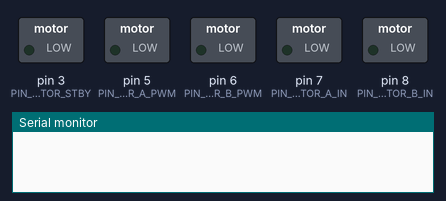
Recording of a sketch running on a simulated Arduino Uno, built with avr-gcc and run on an emulated ATmega328P. On the bench: switched loads named in the sketch (green lamp = pin HIGH), the last lines printed to the serial monitor.

Above: at 0.1 s.
At 2.1 s:
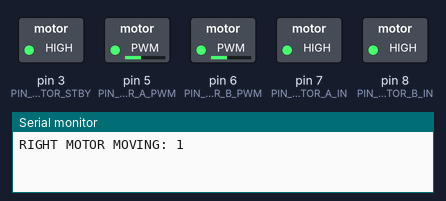
At 3.1 s:
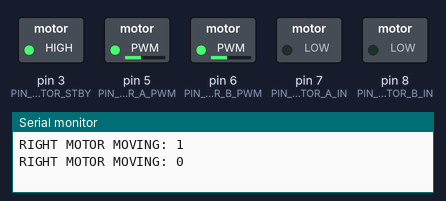
At 4.1 s:
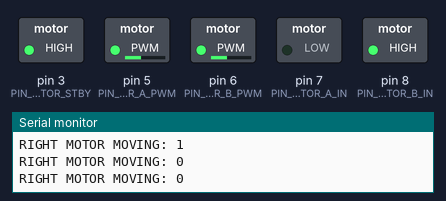
At 6.1 s:
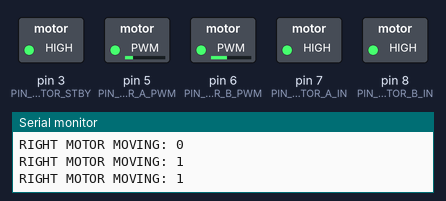
At 9.1 s:
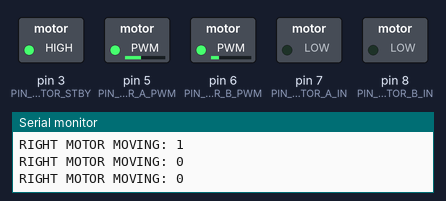
Timing chart, 0 to 11.5 s (numbered marks = the images above):
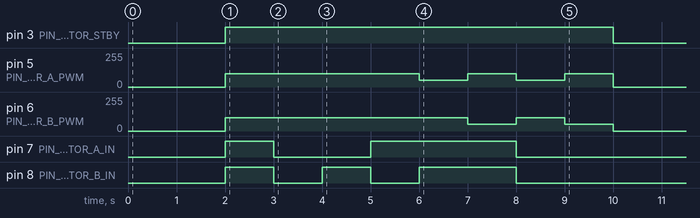

The sketch:

motor_test.ino
```cpp
/**
 * This sketch tests the movement of the robot in all 8 directions,
 * an example error direction (22), and stops the robot at the end.
 * It moves in each direction for 1 second.
 */

#include "devices.h"
#include <avr/wdt.h>

Motor motor;

void setup()
{
  Serial.begin(9600);

  motor.init();
  delay(2000);

  motor.move(FORWARDS, 100);
  delay(1000);
  motor.move(BACKWARDS, 100);
  delay(1000);
  motor.move(RIGHT, 100);
  delay(1000);
  motor.move(LEFT, 100);
  delay(1000);
  motor.move(FORWARDS_RIGHT, 100);
  delay(1000);
  motor.move(FORWARDS_LEFT, 100);
  delay(1000);
  motor.move(BACKWARDS_RIGHT, 100);
  delay(1000);
  motor.move(BACKWARDS_LEFT, 100);
  delay(1000);
  // Error direction
  motor.move(22, 100);
  delay(1000);
  motor.stop();
}

void loop()
{
  // put your main code here, to run repeatedly:
}
```

devices.cpp
```cpp
#include "devices.h"

// Change to 0 or comment this line out to switch off debug mode and hide Serial prints
// #define DEBUG_MODE 1

//////////////////////////////////////////////////////////////////////////////////////////////////////////
////////////////////////////////////////         MOTOR          //////////////////////////////////////////
//////////////////////////////////////////////////////////////////////////////////////////////////////////
void Motor::init() {
    pinMode(PIN_MOTOR_A_PWM, OUTPUT);
    pinMode(PIN_MOTOR_B_PWM, OUTPUT);
    pinMode(PIN_MOTOR_A_IN, OUTPUT);
    pinMode(PIN_MOTOR_B_IN, OUTPUT);
    pinMode(PIN_MOTOR_STBY, OUTPUT);
}

uint8_t Motor::normaliseSpeed(uint8_t speed) {
    speed = speed > MIN_SPEED ? speed : MIN_SPEED;
    speed = speed < MAX_SPEED ? speed : MAX_SPEED;
    return speed;
}

void Motor::rightMotor(uint8_t direction, uint8_t speed) {
    Serial.print("RIGHT MOTOR MOVING: ");
    Serial.println(direction);
    digitalWrite(PIN_MOTOR_A_IN, direction);
    analogWrite(PIN_MOTOR_A_PWM, speed);
}

void Motor::leftMotor(uint8_t direction, uint8_t speed) {
    digitalWrite(PIN_MOTOR_B_IN, direction);
    analogWrite(PIN_MOTOR_B_PWM, speed);
}

void Motor::move(Direction direction, uint8_t speed) {
    // Enable both motors
    digitalWrite(PIN_MOTOR_STBY, HIGH);

    // Clamp the speed between [MIN_SPEED, MAX_SPEED]
    speed = this->normaliseSpeed(speed);

#ifdef DEBUG_MODE
    Serial.print("NORMALISED SPEED=");
    Serial.println(speed);

    Serial.print("DIRECTION=");
    Serial.println(direction);
#endif

    switch (direction) {
        case FORWARDS:
            this->forwards(speed);
            break;
        case BACKWARDS:
            this->backwards(speed);
            break;
        case RIGHT:
            this->right(speed);
            break;
        case LEFT:
            this->left(speed);
            break;
        case FORWARDS_RIGHT:
            this->forwardsRight(speed);
            break;
        case FORWARDS_LEFT:
            this->forwardsLeft(speed);
            break;
        case BACKWARDS_RIGHT:
            this->backwardsRight(speed);
            break;
        case BACKWARDS_LEFT:
            this->backwardsLeft(speed);
            break;
        default:
            // In case of an unhandled direction, stop the motors, log the error
            this->stop();
            Serial.println("ERROR: INVALID DIRECTION");
    }
}

void Motor::forwards(uint8_t speed) {
    this->rightMotor(MOTOR_FORWARDS, speed);
    this->leftMotor(MOTOR_FORWARDS, speed);
}

void Motor::backwards(uint8_t speed) {
    this->rightMotor(MOTOR_BACKWARDS, speed);
    this->leftMotor(MOTOR_BACKWARDS, speed);
}

void Motor::right(uint8_t speed) {
    this->rightMotor(MOTOR_BACKWARDS, speed);
    this->leftMotor(MOTOR_FORWARDS, speed);
}

void Motor::left(uint8_t speed) {
    this->rightMotor(MOTOR_FORWARDS, speed);
    this->leftMotor(MOTOR_BACKWARDS, speed);
}

void Motor::forwardsRight(uint8_t speed) {
    this->rightMotor(MOTOR_FORWARDS, speed / 2);
    this->leftMotor(MOTOR_FORWARDS, speed);
}

void Motor::forwardsLeft(uint8_t speed) {
    this->rightMotor(MOTOR_FORWARDS, speed);
    this->leftMotor(MOTOR_FORWARDS, speed / 2);
}

void Motor::backwardsRight(uint8_t speed) {
    this->rightMotor(MOTOR_BACKWARDS, speed / 2);
    this->leftMotor(MOTOR_BACKWARDS, speed);
}

void Motor::backwardsLeft(uint8_t speed) {
    this->rightMotor(MOTOR_BACKWARDS, speed);
    this->leftMotor(MOTOR_BACKWARDS, speed / 2);
}

void Motor::stop() {
    analogWrite(PIN_MOTOR_A_PWM, 0);
    analogWrite(PIN_MOTOR_B_PWM, 0);
    digitalWrite(PIN_MOTOR_STBY, LOW);
}

//////////////////////////////////////////////////////////////////////////////////////////////////////////
///////////////////////////////////////////      ULTRASONIC     //////////////////////////////////////////
//////////////////////////////////////////////////////////////////////////////////////////////////////////
void Ultrasonic::init() {
    pinMode(PIN_ECHO, INPUT);
    pinMode(PIN_TRIG, OUTPUT);
}

void Ultrasonic::test() {
    digitalWrite(PIN_TRIG, LOW);  // Preparing to send the ultrasonic pulse
    delayMicroseconds(2);         // Waiting for above pin to change

    digitalWrite(PIN_TRIG, HIGH);  // Send the pulse
    delayMicroseconds(10);         // Wait for it to send

    digitalWrite(PIN_TRIG, LOW);  // Go back to prepare mode

    /* Takes the time in microseconds for the sound to travel TO AND FROM the object from the echo pin.
     * Divided by 58 to convert to cm. 29 is the approximate time taken for sound to travel 1cm. The sound
     * travels both TO and FROM the object, so twice 29 is 58.
     */
    unsigned int distanceCm = ((unsigned int)pulseIn(PIN_ECHO, HIGH) / 58);
    Serial.print("ultrasonic_sensor_test=");
    Serial.print(distanceCm);
    Serial.println("cm");
}

uint16_t Ultrasonic::get() {
    digitalWrite(PIN_TRIG, LOW);  // Preparing to send the ultrasonic pulse
    delayMicroseconds(2);         // Waiting for above pin to change

    digitalWrite(PIN_TRIG, HIGH);  // Send the pulse
    delayMicroseconds(10);         // Wait for it to send

    digitalWrite(PIN_TRIG, LOW);  // Go back to prepare mode

    /* Takes the time in microseconds for the sound to travel TO AND FROM the object from the echo pin.
     * Divided by 58 to convert to cm. 29 is the approximate time taken for sound to travel 1cm. The sound
     * travels both TO and FROM the object, so twice 29 is 58.
     */
    unsigned int distanceCm = ((unsigned int)pulseIn(PIN_ECHO, HIGH) / 58);
    return distanceCm;
}

//////////////////////////////////////////////////////////////////////////////////////////////////////////
//////////////////////////////////////////      IR      //////////////////////////////////////////////////
//////////////////////////////////////////////////////////////////////////////////////////////////////////

void IR::init() {
    pinMode(PIN_IR_L, INPUT);
    pinMode(PIN_IR_M, INPUT);
    pinMode(PIN_IR_R, INPUT);

    // Set default threshold
    this->setThreshold(BLACK_ON_WHITE_THRESHOLD);
}

void IR::setThreshold(uint16_t threshold) {
    this->threshold = threshold;
}

void IR::test() {
    int ir_value = analogRead(PIN_IR_L);
    Serial.print("IR_L=");
    Serial.println(ir_value);
    ir_value = analogRead(PIN_IR_M);
    Serial.print("IR_M=");
    Serial.println(ir_value);
    ir_value = analogRead(PIN_IR_R);
    Serial.print("IR_R=");
    Serial.println(ir_value);
}

bool IR::get(IRSensor sensor) {
    // Takes the reading of the given sensor and checks if it exceeds the threshold, returning true in that case
    // to signify that the sensor detects a line
    switch (sensor) {
        case IR_LEFT:
            return analogRead(PIN_IR_L) >= this->threshold;
        case IR_MIDDLE:
            return analogRead(PIN_IR_M) >= this->threshold;
        case IR_RIGHT:
            return analogRead(PIN_IR_R) >= this->threshold;
    }
}
```

devices.h
```cpp
#include <Arduino.h>

enum Direction {
    FORWARDS,
    BACKWARDS,
    RIGHT,
    LEFT,
    FORWARDS_RIGHT,
    FORWARDS_LEFT,
    BACKWARDS_RIGHT,
    BACKWARDS_LEFT
};

class Motor  // TB6612
{
   public:
    // Initialises the pins
    void init(void);

    // One function for all simple movements. Returns false if the direction is not recognised, true otherwise
    void move(Direction direction, uint8_t speed);
    void stop(void);

    // These are the functions responsible for changing pin values, can use them specifically to move non-predefined ways
    void rightMotor(uint8_t direction, uint8_t speed);
    void leftMotor(uint8_t direction, uint8_t speed);

   private:
    // Clamps the input speed between the `MIN_SPEED` and `MAX_SPEED`
    uint8_t normaliseSpeed(uint8_t speed);

    // These functions abstract from the leftMotor and rightMotor functions to provide direction
    void forwards(uint8_t speed);
    void backwards(uint8_t speed);
    void right(uint8_t speed);
    void left(uint8_t speed);
    void forwardsRight(uint8_t speed);
    void forwardsLeft(uint8_t speed);
    void backwardsRight(uint8_t speed);
    void backwardsLeft(uint8_t speed);

#define PIN_MOTOR_A_PWM 5
#define PIN_MOTOR_A_IN 7
#define PIN_MOTOR_B_PWM 6
#define PIN_MOTOR_B_IN 8
#define PIN_MOTOR_STBY 3

#define MAX_SPEED 255
#define MIN_SPEED 30  // Approximately the minimum speed the robot will still move at from our testing

#define MOTOR_FORWARDS 1   // 1 and 0 are the same as HIGH and LOW, these are used in the leftMotor and rightMotor functions
#define MOTOR_BACKWARDS 0  // to indicate the direction
};

class Ultrasonic {
   public:
    void init(void);
    // test to get the distance every second
    void test(void);
    uint16_t get(void);

   private:
    unsigned int microseconds_to_cm(unsigned int microseconds);
#define PIN_TRIG 13       // Pin responsible for the trigger pulse. LOW = prepare for pulse, HIGH = send pulse
#define PIN_ECHO 12       // Pin which gives us the time until the echo pulse was received, HIGH = receive the value
#define MAX_DISTANCE 400  // cm
};

enum IRSensor {
    IR_LEFT,
    IR_MIDDLE,
    IR_RIGHT
};

class IR {
   public:
    // Sets the pins and default threshold (BLACK_ON_WHITE_THRESHOLD)
    void init(void);
    // Sets a custom threshold
    void setThreshold(uint16_t threshold);
    // Logs the values of the 3 sensors
    void test(void);

    // Returns true if the provided sensor senses a line
    bool get(IRSensor sensor);

    // THRESHOLDS
    const uint16_t BLACK_ON_WHITE_THRESHOLD = 400;
    // ...

   private:
    // value at which the robot will recognise a line
    uint16_t threshold;
    const uint8_t PIN_IR_L = A2;  // Left IR Sensor
    const uint8_t PIN_IR_M = A1;  // Middle IR Sensor
    const uint8_t PIN_IR_R = A0;  // Right IR Sensor
};
```
